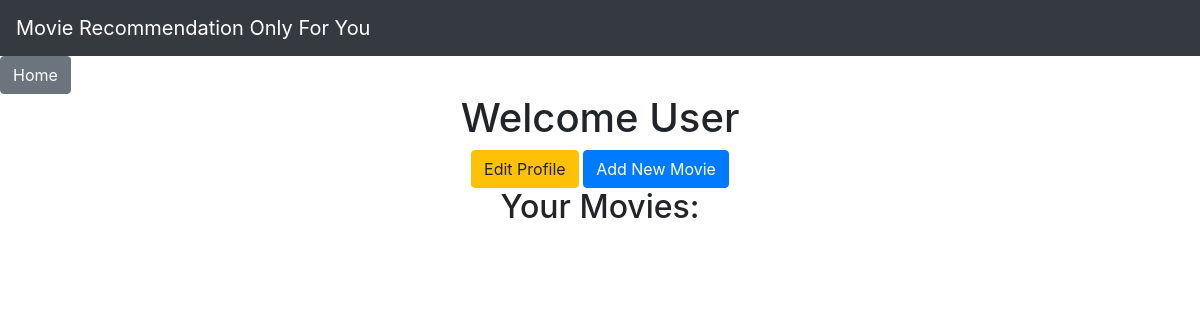
The app's page /users/, older data.
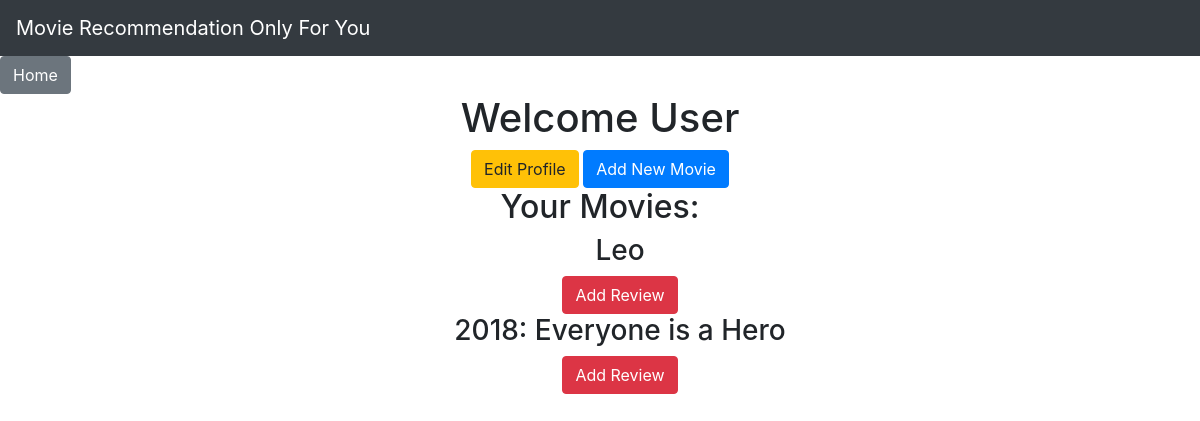
The same page, newer data.
### addmovieapp/models.py (models this page shows, shortened)
class Movie(models.Model):
    title = models.CharField(max_length=250)
    desc = models.TextField()
    release_date = models.DateField()
    actors = models.TextField()
    category = models.CharField(max_length=100)
    trailer_link = models.URLField(max_length=255, blank=True, null=True)
    poster = models.ImageField(upload_to='movie_posters')
    user_rating = models.FloatField()
    user_review = models.TextField()

### addmovieapp/views.py (the view)
# urls.py: path('users/',views.users,name='users'),
def users(request):
    movie = Movie.objects.all()
    context = {
        'user_movies': movie
    }
    return render(request, 'users.html', context)

### templates/users.html
{% extends 'base.html' %}
{% block body %}
<a href="{% url 'addmovieapp:index' %}" class="btn btn-secondary">Home</a>
    <div style="text-align: center;">
        <h1>Welcome User</h1>
        <a class="btn btn-warning" href="{% url 'movieapp:edit_profile' %}">Edit Profile</a>
        <a href="{% url 'addmovieapp:add_movie' %}" class="btn btn-primary">Add New Movie</a>
        <h2>Your Movies:</h2>
        <ul>
            {% for movie in user_movies %}
            <h3>{{ movie.title }}</h3>
            <a class="btn btn-danger" href="{% url 'addmovieapp:add_review' movie.id %}">Add Review</a>
            {% endfor %}
        </ul>
    </div>
{% endblock %}

Row changes from the older to the newer data that the page shows:
added Movie: title "Leo"
added Movie: title "2018: Everyone is a Hero"
